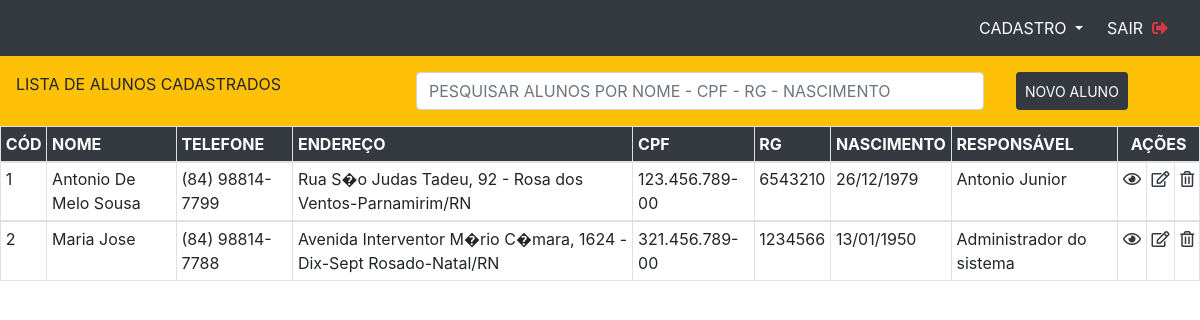
Screenshot of /system/listar_clientes.php (signed in) with the database file from the repository.
### tables this page shows
CREATE TABLE IF NOT EXISTS `clientes` (
  `id_cliente` int NOT NULL AUTO_INCREMENT,
  `nome` varchar(300) NOT NULL,
  `email` varchar(200) NOT NULL,
  `telefone` varchar(20) DEFAULT NULL,
  `celular` varchar(20) NOT NULL,
  `cep` varchar(10) DEFAULT NULL,
  `rua` varchar(300) DEFAULT NULL,
  `numero` varchar(20) NOT NULL,
  `bairro` varchar(100) NOT NULL,
  `complemento` varchar(200) DEFAULT NULL,
  `cidade` varchar(120) DEFAULT NULL,
  `uf` varchar(10) DEFAULT NULL,
  `cpf` varchar(20) DEFAULT NULL,
  `rg` varchar(20) DEFAULT NULL,
  `nascimento` date DEFAULT NULL,
  `data_cadastro` datetime NOT NULL,
  `ultima_alteracao` datetime DEFAULT NULL,
  `criado_por` varchar(200) NOT NULL,
  `alterado_por` varchar(100) DEFAULT NULL,
  `situacao` varchar(20) NOT NULL DEFAULT 'PENDENTE',
  PRIMARY KEY (`id_cliente`)
);

### system/listar_clientes.php (the view, shortened to what this page needs)
<?php
include_once('assets/cabecalho.php');
include_once('assets/rodape.php');
include('config/conexao.php');
$consulta = "SELECT * FROM clientes ";
$resultado = mysqli_query($conn, $consulta);
?>
<?php include_once('assets/menu.php'); ?>
<div class="container-fluid">
    <div class="row">
        <div class="col-md-4 bg-warning justify-content-between p-3">
            LISTA DE ALUNOS CADASTRADOS
        </div>
        <div class="col-md-6 bg-warning justify-content-between p-3">
            <div class="form-label-group">
                <input type="text" name="pesquisa_cliente" id="pesquisa_cliente" class="form-control" placeholder="PESQUISAR ALUNOS POR NOME - CPF - RG - NASCIMENTO" required autofocus>
            </div>
        </div>
        <div class="col-md-2 bg-warning  justify-content-between p-3 d-flex">
            <button type="button" class="btn btn-sm btn-dark " data-backdrop="static" data-keyboard="false" data-toggle="modal" data-target="#cadCliente">NOVO ALUNO</button>
        </div>
    </div>
</div>
<table class="table table-bordered table-hover table-sm table-responsive-xl resultado_cliente">
    <thead>
        <tr class="bg-dark text text-white">
            <th scope="col">CÓD</th>
            <th scope="col">NOME</th>
            <th scope="col">TELEFONE</th>
            <th scope="col">ENDEREÇO</th>
            <th scope="col">CPF</th>
            <th scope="col">RG</th>
            <th scope="col">NASCIMENTO</th>
            <th scope="col">RESPONSÁVEL</th>
            <th scope="col" class="text text-center" colspan="3">AÇÕES</th>
        </tr>
    </thead>
    <?php
    while ($linha = mysqli_fetch_assoc($resultado)) {
        $id_cliente = $linha['id_cliente'];
        $nome = ucwords(strtolower($linha['nome']));
        $responsavel = $linha['criado_por'];
        $situacao = $linha['situacao'];
        $alterado_por = $linha['alterado_por'];
        $cpf = $linha['cpf'];
        $rg = $linha['rg'];
        $ultima_alteracao = $linha['ultima_alteracao'];
        $ultima_alteracao = date('d/m/Y H:i:s',  strtotime($ultima_alteracao));
        $data_cadastro = $linha['data_cadastro'];
        $data_cadastro = date('d/m/Y H:i:s',  strtotime($data_cadastro));
        $nascimento = $linha['nascimento'];
        $nascimento = date('d/m/Y',  strtotime($nascimento));
        $bairro = $linha['bairro'];
        $rua = $linha['rua'];
        $numero = $linha['numero'];
        $cidade = $linha['cidade'];
        $uf = $linha['uf'];
        $endereco = $rua . ", " . $numero . " - " . $bairro . "-" . $cidade . "/" . $uf;
    ?>
        <tbody>
            <tr>
                <td><?php echo $id_cliente ?></td>
                <td><?php echo ucwords(strtolower($nome)); ?></td>
                <td><?php echo $linha['telefone']; ?></td>
                <td><?php echo $endereco; ?></td>
                <td><?php echo $cpf; ?></td>
                <td><?php echo $rg; ?></td>
                <td><?php echo $nascimento ?></td>
                <td><?php echo $responsavel ?></td>
                <td class="text text-center">
                    <a href="#" data-toggle="modal" data-backdrop="static" data-keyboard="false" data-target="#visulaizarCliente" data-whatever="<?php echo $linha['id_cliente']; ?>" data-whatevernome="<?php echo ucwords(strtolower($linha['nome'])); ?>" data-whateveremail="<?php echo $linha['email']; ?>" data-whatevertelefone="<?php echo $linha['telefone']; ?>" data-whateverrua="<?php echo ucwords(strtolower($linha['rua'])); ?>" data-whatevernumero="<?php echo $linha['numero']; ?>" data-whateverbairro="<?php echo $linha['bairro']; ?>" data-whatevercomplemento="<?php echo $linha['complemento']; ?>" data-whatevercep="<?php echo $linha['cep']; ?>" data-whatevercidade="<?php echo $linha['cidade']; ?>" data-whateveruf="<?php echo $linha['uf']; ?>" data-whatevertelefone="<?php echo $linha['telefone']; ?>" data-whatevercelular="<?php echo $linha['celular']; ?>" data-whatevercpf="<?php echo $linha['cpf']; ?>" data-whateverrg="<?php echo $linha['rg']; ?>" data-whatevernascimento="<?php echo $nascimento; ?>" data-whateveroperador="<?php echo $linha['criado_por']; ?>" data-whateversituacao="<?php echo $situacao; ?>" data-whateverdata-cadastro="<?php echo $data_cadastro; ?>" data-whateveralterado_por="<?php echo $alterado_por; ?>" data-whateverultima_alteracao="<?php echo $ultima_alteracao; ?>">
                        <i class="far fa-eye text text-dark" data-bs-toggle="tooltip" data-bs-placement="top" title="Visualizar"></i>
                    </a>
                </td>
                <td class="text text-center">
                    <a href="#" data-toggle="modal" data-backdrop="static" data-keyboard="false" data-target="#editarCliente" data-whatever="<?php echo $linha['id_cliente']; ?>" data-whatevernome="<?php echo ucwords(strtolower($linha['nome'])); ?>" data-whateveremail="<?php echo $linha['email']; ?>" data-whatevertelefone="<?php echo $linha['telefone']; ?>" data-whateverrua="<?php echo ucwords(strtolower($linha['rua'])); ?>" data-whatevernumero="<?php echo $linha['numero']; ?>" data-whateverbairro="<?php echo $linha['bairro']; ?>" data-whatevercomplemento="<?php echo $linha['complemento']; ?>" data-whatevercep="<?php echo $linha['cep']; ?>" data-whatevercidade="<?php echo $linha['cidade']; ?>" data-whateveruf="<?php echo $linha['uf']; ?>" data-whatevertelefone="<?php echo $linha['telefone']; ?>" data-whatevercelular="<?php echo $linha['celular']; ?>" data-whatevercpf="<?php echo $linha['cpf']; ?>" data-whateverrg="<?php echo $linha['rg']; ?>" data-whatevernascimento="<?php echo $nascimento; ?>" data-whateveroperador="<?php echo $linha['criado_por']; ?>" data-whateversituacao="<?php echo $linha['situacao']; ?>" data-whateverdata-cadastro="<?php echo $data_cadastro ?>" data-whateveralterado_por="<?php echo $alterado_por; ?>" data-whateverultima_alteracao="<?php echo $ultima_alteracao; ?>">
                        <i class="far fa-edit text text-dark" data-bs-toggle="tooltip" data-bs-placement="top" title="Editar"></i></a>
                </td>
                <td class="text text-center">
                    <a href="processa_excluir_clientes.php?id_cliente=<?php echo $linha['id_cliente']; ?>" onClick="return confirm('Deseja realmente deletar o cliente?')">
                        <i class="far fa-trash-alt text text-dark" data-bs-toggle="tooltip" data-bs-placement="top" title="Excluir"></i></a>
                </td>
            </tr>
        </tbody>
    <?php } ?>
</table>

### system/assets/cabecalho.php (shortened to what this page needs)
<!DOCTYPE html>
<html lang="pt-br">
<head>
    <link rel="stylesheet" href="https://cdn.jsdelivr.net/npm/bootstrap@4.5.3/dist/css/bootstrap.min.css">
    <link rel="stylesheet" href="https://cdnjs.cloudflare.com/ajax/libs/select2/4.0.13/css/select2.min.css" />
    <link rel="stylesheet" href="https://cdnjs.cloudflare.com/ajax/libs/font-awesome/5.15.3/css/all.min.css" />
</head>
<body>

### system/assets/rodape.php (shortened to what this page needs)
<link rel="stylesheet" href="https://cdnjs.cloudflare.com/ajax/libs/select2/4.0.13/css/select2.min.css" />
</body>
</html>

### system/assets/menu.php (shortened to what this page needs)
<nav class="navbar navbar-expand-lg navbar-light bg-dark">
    <div class="collapse navbar-collapse ml-3" id="conteudoNavbarSuportado">
        <ul class="navbar-nav ml-auto">
            <li class="nav-item dropdown mr-2">
                <a class="nav-link dropdown-toggle text-white" href="#" id="navbarDropdown" role="button" data-toggle="dropdown" aria-haspopup="true" aria-expanded="false">
                    CADASTRO
                </a>
                 <div class="dropdown-menu" aria-labelledby="navbarDropdown">
            <li class="nav-item mr-2">
                <a class="nav-link text text-white" href="sair.php" data-bs-toggle="tooltip" data-bs-placement="botton" title="SAIR DO SISTEMA">
                        SAIR&nbsp;
                    <i class="fas fa-sign-out-alt text text-danger"></i>
                </a>
            </li>
        </ul>
    </div>
</nav>

### rows the page displays
clientes: id_cliente "1", nome "Antonio De Melo Sousa", telefone "(84) 98814-7799", endereco "Rua S�o Judas Tadeu, 92 - Rosa dos Ventos-Parnamirim/RN", cpf "123.456.789-00", rg "6543210", nascimento "26/12/1979", criado_por "Antonio Junior"
clientes: id_cliente "2", nome "Maria Jose", telefone "(84) 98814-7788", endereco "Avenida Interventor M�rio C�mara, 1624 - Dix-Sept Rosado-Natal/RN", cpf "321.456.789-00", rg "1234566", nascimento "13/01/1950", criado_por "Administrador do sistema"
